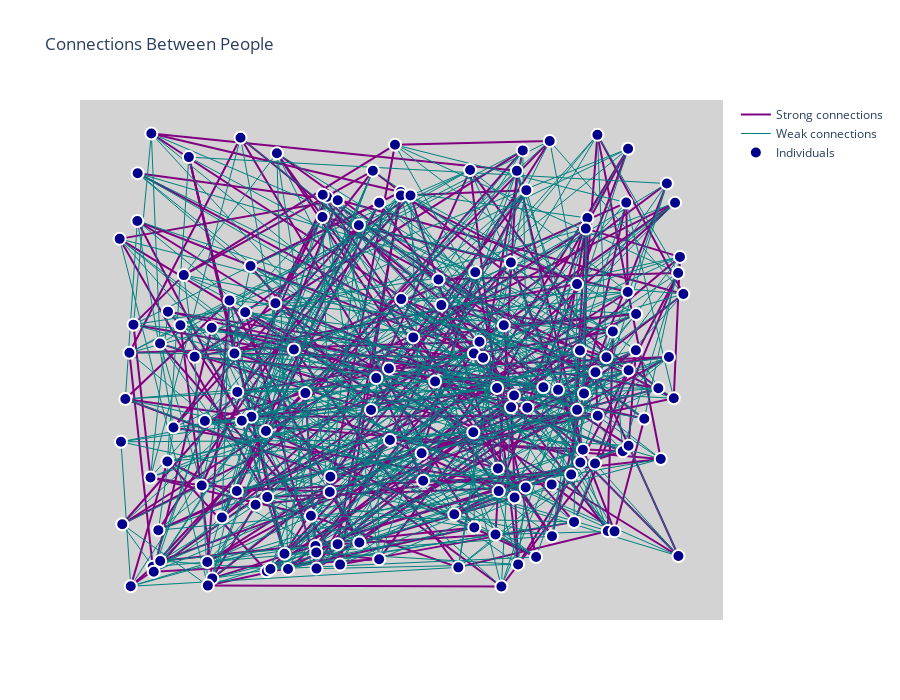

Here is the notebook cell this chart was saved with:
### Code cell
def compute_layout(G):
    """uses networkX's random layout to generate locations for our nodes"""
    #return nx.circular_layout(G,center=(0,0),dim=2)
    return nx.random_layout(G,center=(0,0),dim=2)

sim2 = Simulator(150)
sim2.perform_single_simulation()

# Build the graph
G = build_population_graph(sim2.individuals)

# Compute layout
pos = compute_layout(G)

# Display
plot_graph_plotly(G, pos)

### Figure 1 — Plotly figure (JSON) as saved in the notebook; plotly's stock layout.template omitted (floating-point values rounded to 4 significant figures; data arrays with more than 128 entries replaced by an {"elided": "..."} marker saying what was removed)
{"data": [{"line": {"color": "purple", "width": 2}, "marker": {"line": {"color": "White", "width": 2}, "size": 12}, "mode": "lines", "name": "Strong connections", "type": "scatter", "x": {"elided": "660 float values"}, "y": {"elided": "660 float values"}}, {"line": {"color": "teal", "width": 1}, "marker": {"line": {"color": "White", "width": 2}, "size": 12}, "mode": "lines", "name": "Weak connections", "type": "scatter", "x": {"elided": "1086 float values"}, "y": {"elided": "1086 float values"}}, {"marker": {"color": "darkblue", "line": {"color": "White", "width": 2}, "size": 12}, "mode": "markers", "name": "Individuals", "type": "scatter", "x": {"elided": "150 float values"}, "y": {"elided": "150 float values"}}], "layout": {"height": 700, "hovermode": "closest", "plot_bgcolor": "lightgray", "showlegend": true, "title": {"text": "Connections Between People"}, "width": 900, "xaxis": {"showgrid": false, "showticklabels": false, "zeroline": false}, "yaxis": {"showgrid": false, "showticklabels": false, "zeroline": false}}}
